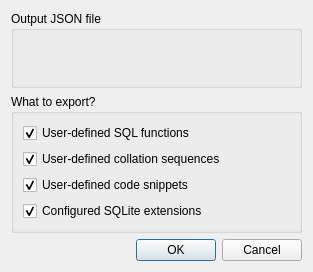
<?xml version="1.0" encoding="UTF-8"?>
<ui version="4.0">
 <class>SettingsExportDialog</class>
 <widget class="QDialog" name="SettingsExportDialog">
  <property name="geometry">
   <rect>
    <x>0</x>
    <y>0</y>
    <width>313</width>
    <height>272</height>
   </rect>
  </property>
  <property name="windowTitle">
   <string>Export configuration</string>
  </property>
  <layout class="QVBoxLayout" name="verticalLayout">
   <item>
    <widget class="QGroupBox" name="fileGroup">
     <property name="title">
      <string>Output JSON file</string>
     </property>
     <layout class="QVBoxLayout" name="verticalLayout_3">
      <item>
       <widget class="FileEdit" name="fileEdit" native="true">
        <property name="toolTipDuration">
         <number>-5</number>
        </property>
        <property name="filters" stdset="0">
         <string>JSON file (*.json);;All files (*)</string>
        </property>
        <property name="dialogTitle" stdset="0">
         <string>Output JSON file</string>
        </property>
        <property name="save" stdset="0">
         <bool>true</bool>
        </property>
       </widget>
      </item>
     </layout>
    </widget>
   </item>
   <item>
    <widget class="QGroupBox" name="optsGroup">
     <property name="title">
      <string>What to export?</string>
     </property>
     <layout class="QVBoxLayout" name="verticalLayout_2">
      <item>
       <widget class="QCheckBox" name="functionsCheck">
        <property name="text">
         <string>User-defined SQL functions</string>
        </property>
        <property name="checked">
         <bool>true</bool>
        </property>
       </widget>
      </item>
      <item>
       <widget class="QCheckBox" name="collationsCheck">
        <property name="text">
         <string>User-defined collation sequences</string>
        </property>
        <property name="checked">
         <bool>true</bool>
        </property>
       </widget>
      </item>
      <item>
       <widget class="QCheckBox" name="codeSnippetsCheck">
        <property name="text">
         <string>User-defined code snippets</string>
        </property>
        <property name="checked">
         <bool>true</bool>
        </property>
       </widget>
      </item>
      <item>
       <widget class="QCheckBox" name="extensionsCheck">
        <property name="text">
         <string>Configured SQLite extensions</string>
        </property>
        <property name="checked">
         <bool>true</bool>
        </property>
       </widget>
      </item>
     </layout>
    </widget>
   </item>
   <item>
    <widget class="QDialogButtonBox" name="buttonBox">
     <property name="orientation">
      <enum>Qt::Orientation::Horizontal</enum>
     </property>
     <property name="standardButtons">
      <set>QDialogButtonBox::StandardButton::Cancel|QDialogButtonBox::StandardButton::Ok</set>
     </property>
    </widget>
   </item>
  </layout>
 </widget>
 <customwidgets>
  <customwidget>
   <class>FileEdit</class>
   <extends>QWidget</extends>
   <header>common/fileedit.h</header>
   <container>1</container>
  </customwidget>
 </customwidgets>
 <resources/>
 <connections>
  <connection>
   <sender>buttonBox</sender>
   <signal>accepted()</signal>
   <receiver>SettingsExportDialog</receiver>
   <slot>accept()</slot>
   <hints>
    <hint type="sourcelabel">
     <x>248</x>
     <y>254</y>
    </hint>
    <hint type="destinationlabel">
     <x>157</x>
     <y>274</y>
    </hint>
   </hints>
  </connection>
  <connection>
   <sender>buttonBox</sender>
   <signal>rejected()</signal>
   <receiver>SettingsExportDialog</receiver>
   <slot>reject()</slot>
   <hints>
    <hint type="sourcelabel">
     <x>316</x>
     <y>260</y>
    </hint>
    <hint type="destinationlabel">
     <x>286</x>
     <y>274</y>
    </hint>
   </hints>
  </connection>
 </connections>
</ui>
